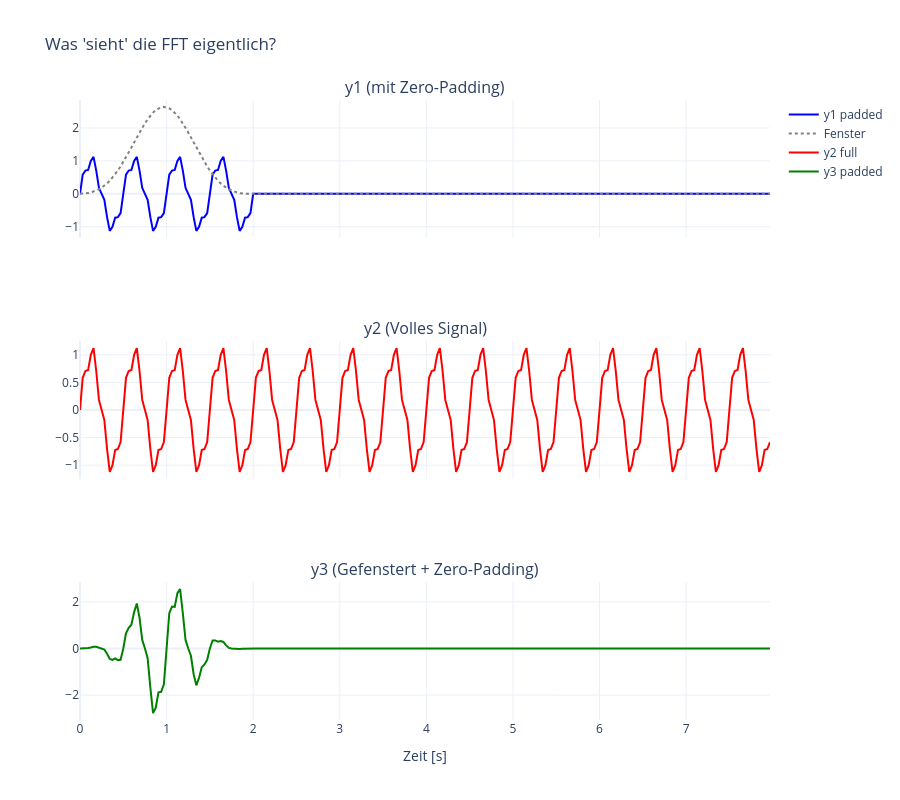

The notebook cell this image was saved under:
### Markdown cell above
## Verständnis Zeitbereich (Zero Padding visualisieren)

### Code cell
# Wir bauen die Signale so nach, wie die FFT sie "sieht" (mit Nullen aufgefüllt)

zeros_padding = np.zeros(256 - len(y1))

y1_padded = np.concatenate([y1, zeros_padding])
w_padded = np.concatenate(
    [w_blackman, zeros_padding]
)  # Nur zur Deko, um das Fenster zu zeigen
y2_full = y2  # Ist schon 256 lang
y3_padded = np.concatenate([y3, zeros_padding])

t_padded = np.arange(0, 256) * (1 / fs)  # Zeitachse für das volle FFT-Fenster

fig_pad = make_subplots(
    rows=3,
    cols=1,
    shared_xaxes=True,
    subplot_titles=(
        "y1 (mit Zero-Padding)",
        "y2 (Volles Signal)",
        "y3 (Gefenstert + Zero-Padding)",
    ),
)

# Subplot 1: y1 + Fenster-Hüllkurve
fig_pad.add_trace(
    go.Scatter(x=t_padded, y=y1_padded, name="y1 padded", line=dict(color="blue")),
    row=1,
    col=1,
)
fig_pad.add_trace(
    go.Scatter(
        x=t_padded, y=w_padded, name="Fenster", line=dict(color="gray", dash="dot")
    ),
    row=1,
    col=1,
)

# Subplot 2: y2
fig_pad.add_trace(
    go.Scatter(x=t_padded, y=y2_full, name="y2 full", line=dict(color="red")),
    row=2,
    col=1,
)

# Subplot 3: y3
fig_pad.add_trace(
    go.Scatter(x=t_padded, y=y3_padded, name="y3 padded", line=dict(color="green")),
    row=3,
    col=1,
)

fig_pad.update_layout(
    height=800, title="Was 'sieht' die FFT eigentlich?", template="plotly_white"
)
fig_pad.update_xaxes(title_text="Zeit [s]", row=3, col=1)
fig_pad.show()

### Figure 1 — Plotly figure (JSON) as saved in the notebook; plotly's stock layout.template omitted (floating-point values rounded to 4 significant figures; data arrays with more than 128 entries replaced by an {"elided": "..."} marker saying what was removed)
{"data": [{"line": {"color": "blue"}, "name": "y1 padded", "type": "scatter", "x": {"elided": "256 float values"}, "xaxis": "x", "y": {"elided": "256 float values"}, "yaxis": "y"}, {"line": {"color": "gray", "dash": "dot"}, "name": "Fenster", "type": "scatter", "x": {"elided": "256 float values"}, "xaxis": "x", "y": {"elided": "256 float values"}, "yaxis": "y"}, {"line": {"color": "red"}, "name": "y2 full", "type": "scatter", "x": {"elided": "256 float values"}, "xaxis": "x2", "y": {"elided": "256 float values"}, "yaxis": "y2"}, {"line": {"color": "green"}, "name": "y3 padded", "type": "scatter", "x": {"elided": "256 float values"}, "xaxis": "x3", "y": {"elided": "256 float values"}, "yaxis": "y3"}], "layout": {"annotations": [{"font": {"size": 16}, "showarrow": false, "text": "y1 (mit Zero-Padding)", "x": 0.5, "xanchor": "center", "xref": "paper", "y": 1, "yanchor": "bottom", "yref": "paper"}, {"font": {"size": 16}, "showarrow": false, "text": "y2 (Volles Signal)", "x": 0.5, "xanchor": "center", "xref": "paper", "y": 0.6111, "yanchor": "bottom", "yref": "paper"}, {"font": {"size": 16}, "showarrow": false, "text": "y3 (Gefenstert + Zero-Padding)", "x": 0.5, "xanchor": "center", "xref": "paper", "y": 0.2222, "yanchor": "bottom", "yref": "paper"}], "height": 800, "title": {"text": "Was 'sieht' die FFT eigentlich?"}, "xaxis": {"anchor": "y", "domain": [0, 1], "matches": "x3", "showticklabels": false}, "xaxis2": {"anchor": "y2", "domain": [0, 1], "matches": "x3", "showticklabels": false}, "xaxis3": {"anchor": "y3", "domain": [0, 1], "title": {"text": "Zeit [s]"}}, "yaxis": {"anchor": "x", "domain": [0.7778, 1]}, "yaxis2": {"anchor": "x2", "domain": [0.3889, 0.6111]}, "yaxis3": {"anchor": "x3", "domain": [0, 0.2222]}}}
